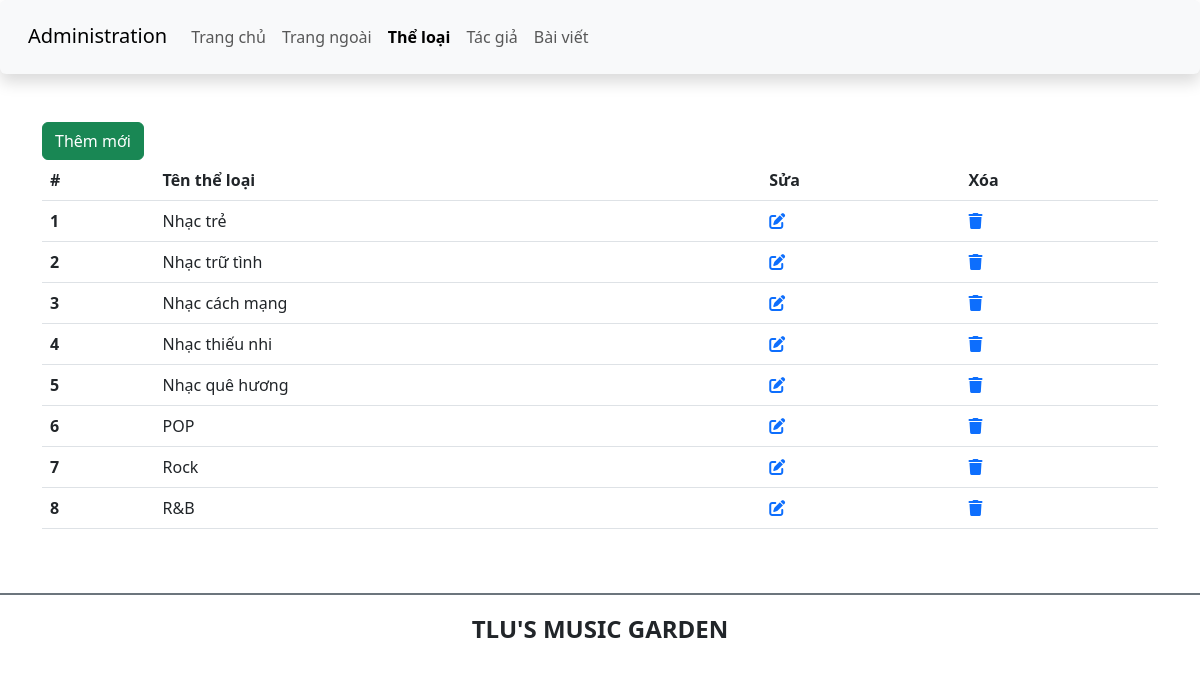
Page /admin/category.php on the earlier database version.
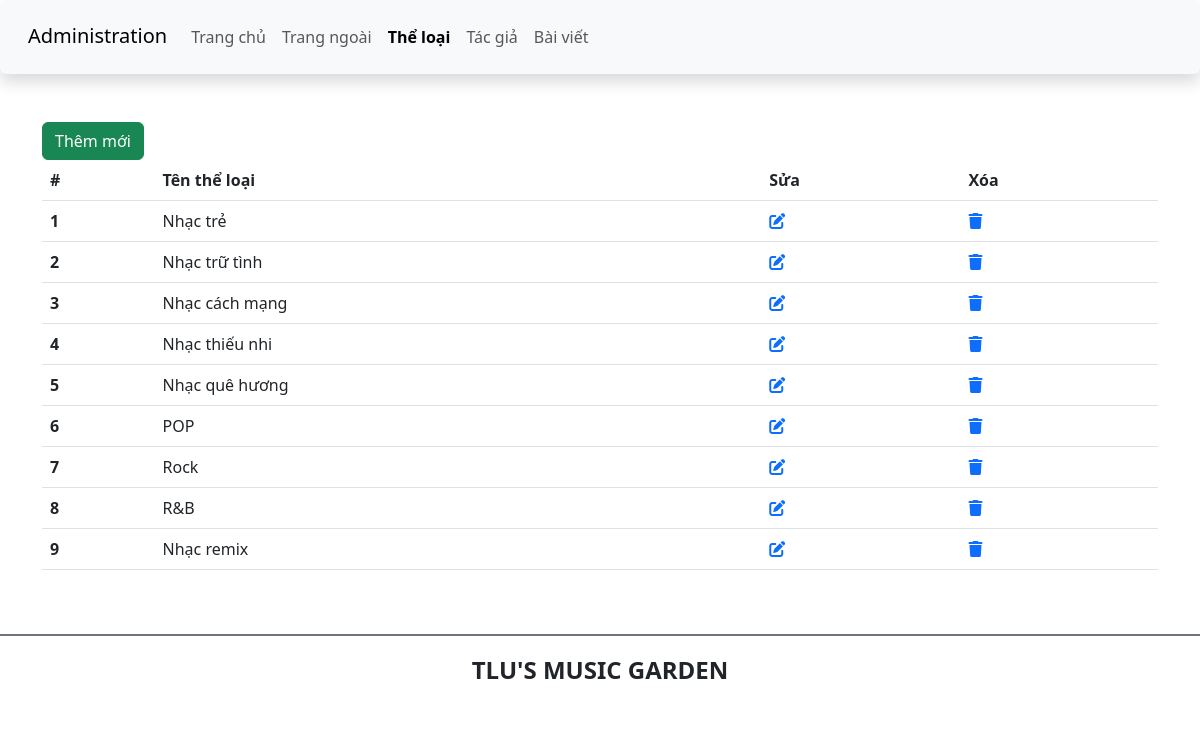
Same page on the later database version.
### tables this page shows
CREATE TABLE `theloai` (
  `ma_tloai` int(10) UNSIGNED NOT NULL,
  `ten_tloai` varchar(50) NOT NULL,
  `SLBaiViet` int(11) DEFAULT NULL
);

### includes/functions.php (called while the page is built)
<?php
function pdo(PDO $pdo, string $sql, array $arguments = null)
{
    if (!$arguments) {
        return $pdo->query($sql);
    }
    $statement = $pdo->prepare($sql);
    $statement->execute($arguments);
    return $statement;
}
function html_escape($text): string
{
    $text = $text ?? '';
    return htmlspecialchars($text, ENT_QUOTES, 'UTF-8', false);
}

### admin/category.php (the view, shortened to what this page needs)
<?php
require '../includes/database-connection.php';
require '../includes/functions.php';
$sql = "select * from theloai;";
$articles = pdo($pdo, $sql)->fetchAll();
?>
<!DOCTYPE html>
<html lang="en">
<head>
    <link href="https://cdn.jsdelivr.net/npm/bootstrap@5.3.0-alpha1/dist/css/bootstrap.min.css" rel="stylesheet">
    <link rel="stylesheet" href="https://cdnjs.cloudflare.com/ajax/libs/font-awesome/6.3.0/css/all.min.css" />
    <link rel="stylesheet" href="css/style_login.css">
</head>
<body>
    <header>
        <nav class="navbar navbar-expand-lg bg-body-tertiary shadow p-3 bg-white rounded">
            <div class="container-fluid">
                <div class="h3">
                    <a class="navbar-brand" href="#">Administration</a>
                </div>
                <div class="collapse navbar-collapse" id="navbarSupportedContent">
                <ul class="navbar-nav me-auto mb-2 mb-lg-0">
                    <li class="nav-item">
                        <a class="nav-link" aria-current="page" href="./">Trang chủ</a>
                    </li>
                    <li class="nav-item">
                        <a class="nav-link" href="../index.php">Trang ngoài</a>
                    </li>
                    <li class="nav-item">
                        <a class="nav-link active fw-bold" href="category.php">Thể loại</a>
                    </li>
                    <li class="nav-item">
                        <a class="nav-link" href="author.php">Tác giả</a>
                    </li>
                    <li class="nav-item">
                        <a class="nav-link" href="article.php">Bài viết</a>
                    </li>
                </ul>
                </div>
            </div>
        </nav>
    </header>
    <main class="container mt-5 mb-5">
        <div class="row">
            <div class="col-sm">
                <a href="add_category.php" class="btn btn-success">Thêm mới</a>
                <table class="table">
                    <thead>
                        <tr>
                            <th scope="col">#</th>
                            <th scope="col">Tên thể loại</th>
                            <th>Sửa</th>
                            <th>Xóa</th>
                        </tr>
                    </thead>
                    <tbody>
                    <?php foreach ($articles as $article) { ?>
                        <tr>
                            <th scope="row"><?= html_escape($article['ma_tloai']) ?></th>
                            <td><?= html_escape($article['ten_tloai']) ?></td>
                            <td>
                                <a href="edit_category.php?id=<?= $article['ma_tloai'] ?>"><i class="fa-solid fa-pen-to-square"></i></a>
                            </td>
                            <td>
                                <a href="delete_category.php?id=<?= $article['ma_tloai'] ?>"><i class="fa-solid fa-trash"></i></a>
                            </td>
                        </tr>
                        <?php } ?>
                    </tbody>
                </table>
            </div>
        </div>
    </main>
    <footer class="bg-white d-flex justify-content-center align-items-center border-top border-secondary  border-2" style="height:80px">
        <h4 class="text-center text-uppercase fw-bold">TLU's music garden</h4>
    </footer>
</body>
</html>

Differences in the rows shown:
added theloai: ma_tloai "9", ten_tloai "Nhạc remix"
